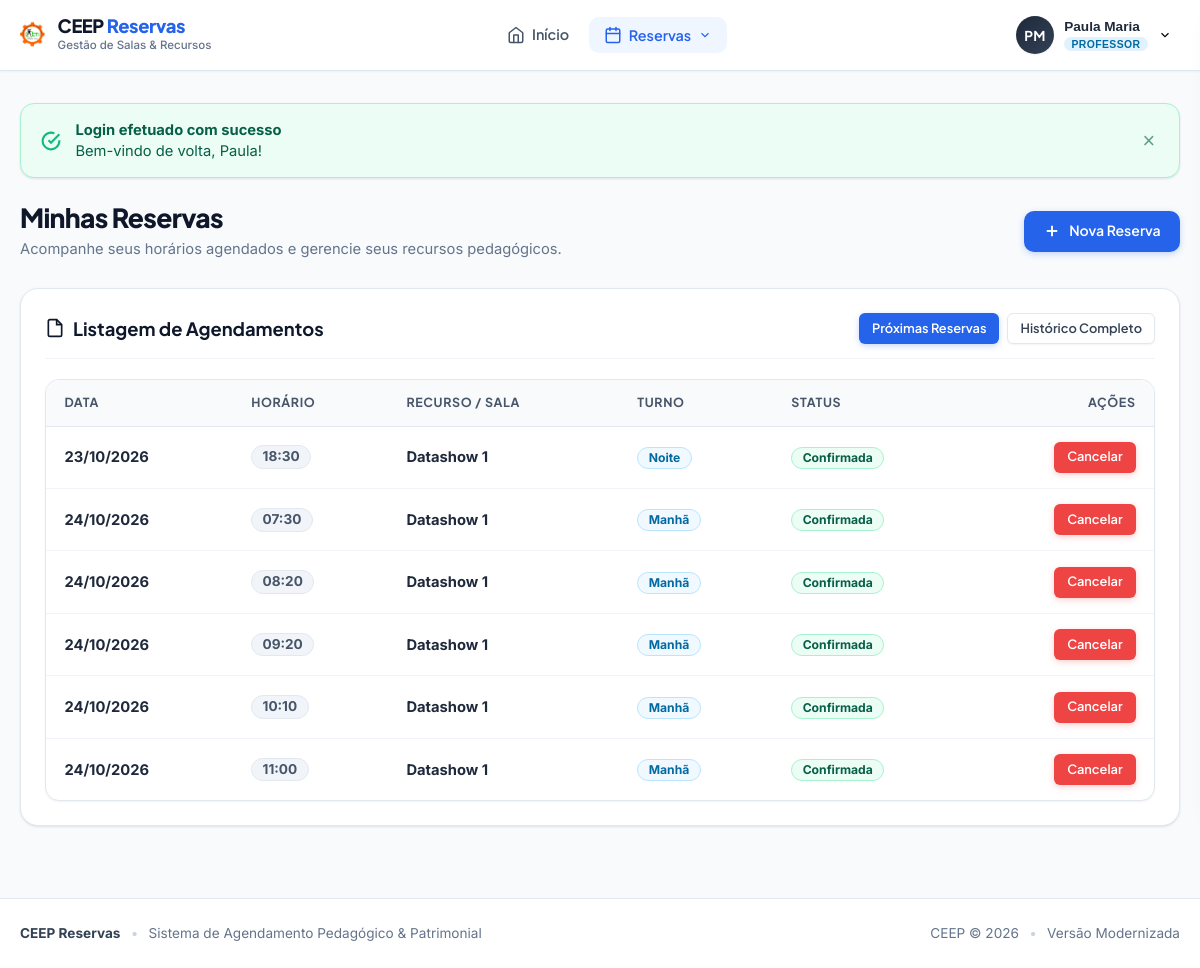
/listareserva.php (signed in), run on an earlier commit of the app's database.
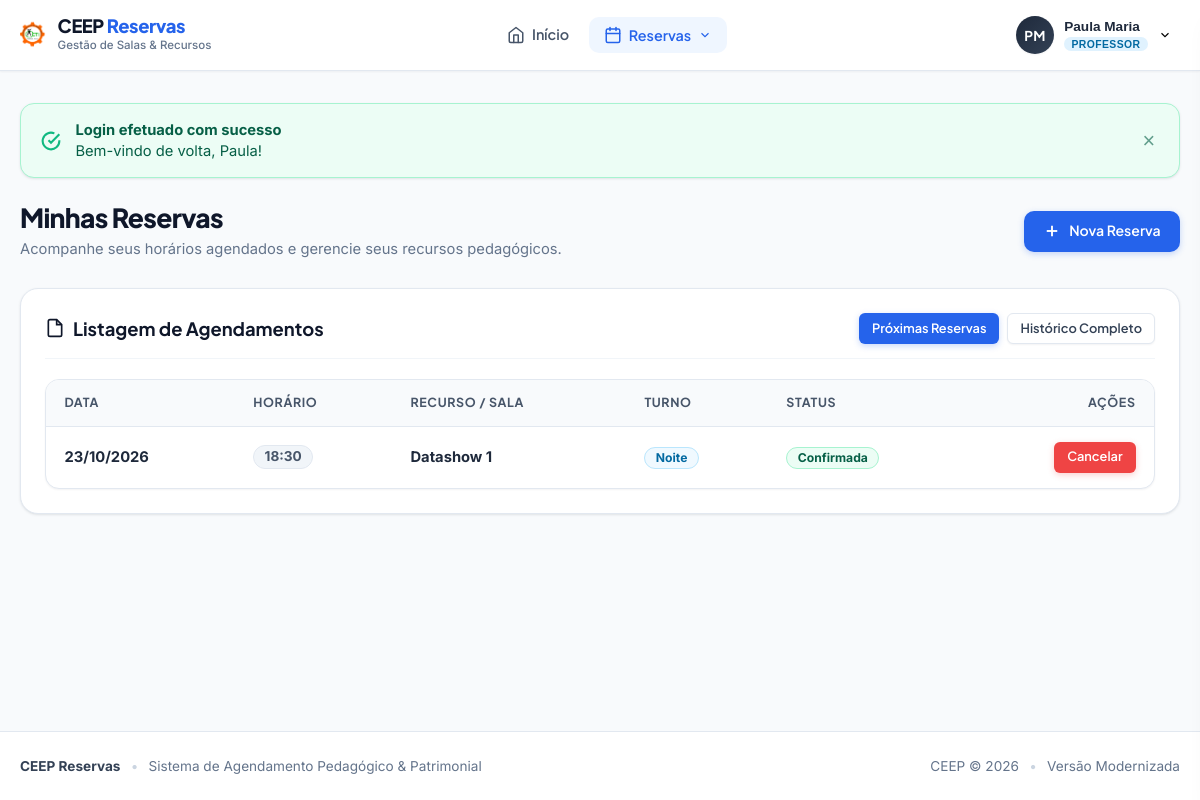
And on a later commit of the database.
### tables this page shows
CREATE TABLE reservas (
    ID INTEGER PRIMARY KEY AUTOINCREMENT,
    cod_recurso INTEGER DEFAULT 0,
    matricula INTEGER DEFAULT 0,
    datatempo TEXT DEFAULT NULL,
    turno TEXT DEFAULT 'm',
    ticket TEXT DEFAULT '0',
    disponivel INTEGER DEFAULT 0,
    pegou INTEGER DEFAULT 0
);

CREATE TABLE recursos (
    cod_recurso INTEGER PRIMARY KEY AUTOINCREMENT,
    nome_recurso TEXT NOT NULL,
    status TEXT DEFAULT 'Disponivel',
    categoria TEXT DEFAULT '1'
);

### listareserva.php (called while the page is built)
<?php require_once __DIR__ . '/reservas.php'; ?>

### reservas.php (the view, shortened to what the changed rows need)
<?php
require_once __DIR__ . '/core/bootstrap.php';
$user = auth_user();
$matricula = $user['matricula'];
$isAdmin = auth_is_admin();
$filtro = $_GET['filtro'] ?? 'futuras';
$agora = date('Y-m-d H:i:s');
try {
    if ($filtro === 'historico') {
        $minhas = DB::fetchAll(
            "SELECT r.*, rec.nome_recurso, rec.categoria
             FROM reservas r
             LEFT JOIN recursos rec ON r.cod_recurso = rec.cod_recurso
             WHERE r.matricula = ?
             ORDER BY r.datatempo DESC LIMIT 100",
            [$matricula]
        );
    } else {
        $minhas = DB::fetchAll(
            "SELECT r.*, rec.nome_recurso, rec.categoria
             FROM reservas r
             LEFT JOIN recursos rec ON r.cod_recurso = rec.cod_recurso
             WHERE r.matricula = ? AND r.datatempo >= ?
             ORDER BY r.datatempo ASC",
            [$matricula, $agora]
        );
    }
} catch (Throwable $t) {
    error_log('Erro em minhas reservas: ' . $t->getMessage());
    $minhas = [];
}
?>
<div class="page-header animate-slide-in">
    <div>
        <h1 class="page-title">Minhas Reservas</h1>
    </div>
</div>
<div class="card animate-slide-in">
    <div class="card-header">
        <h2 class="card-title">
            <svg width="20" height="20" viewBox="0 0 24 24" fill="none" stroke="currentColor" stroke-width="2"><path d="M14 2H6a2 2 0 0 0-2 2v16a2 2 0 0 0 2 2h12a2 2 0 0 0 2-2V8z"></path><polyline points="14 2 14 8 20 8"></polyline></svg>
            <span>Listagem de Agendamentos</span>
        </h2>
    </div>
    <?php if (empty($minhas)): ?>
        <div class="empty-state">
            <div class="empty-state-icon">
                <svg width="32" height="32" viewBox="0 0 24 24" fill="none" stroke="currentColor" stroke-width="2"><circle cx="12" cy="12" r="10"></circle><polyline points="12 6 12 12 14 14"></polyline></svg>
            </div>
            <h3 class="empty-state-title">Nenhuma reserva encontrada</h3>
            <p class="empty-state-desc">Você ainda não possui horários agendados para este período.</p>
            <a href="user1.php" class="btn btn-primary">Fazer um Agendamento</a>
        </div>
    <?php else: ?>
        <div class="table-responsive">
            <table class="ceep-table">
                <thead>
                    <tr>
                        <th>Data</th>
                        <th>Horário</th>
                        <th>Recurso / Sala</th>
                        <th>Turno</th>
                        <th>Status</th>
                        <th style="text-align: right;">Ações</th>
                    </tr>
                </thead>
                <tbody>
                    <?php
                    $turnoNomes = ['m' => 'Manhã', 't' => 'Tarde', 'n' => 'Noite'];
                    foreach ($minhas as $res):
                        $passada = strtotime($res['datatempo']) < time();
                    ?>
                    <tr>
                        <td>
                            <strong><?= date('d/m/Y', strtotime($res['datatempo'])) ?></strong>
                        </td>
                        <td>
                            <span class="badge badge-secondary" style="font-size: 0.85rem;">
                                <?= date('H:i', strtotime($res['datatempo'])) ?>
                            </span>
                        </td>
                        <td>
                            <strong><?= e($res['nome_recurso'] ?? 'Recurso #' . $res['cod_recurso']) ?></strong>
                        </td>
                        <td>
                            <span class="badge badge-info">
                                <?= e($turnoNomes[$res['turno'] ?? ''] ?? 'Padrão') ?>
                            </span>
                        </td>
                        <td>
                            <?php if ($passada): ?>
                                <span class="badge badge-secondary">Concluída</span>
                            <?php else: ?>
                                <span class="badge badge-success">Confirmada</span>
                            <?php endif; ?>
                        </td>
                        <td style="text-align: right;">
                            <?php if (!$passada || $isAdmin): ?>
                                <a
                                    href="cancela.php?id=<?= urlencode($res['ID']) ?>&csrf_token=<?= e(csrf_token()) ?>"
                                    class="btn btn-danger btn-sm"
                                    data-confirm="Tem certeza que deseja cancelar esta reserva para <?= date('d/m/Y \à\s H:i', strtotime($res['datatempo'])) ?>?"
                                >
                                    Cancelar
                                </a>
                            <?php else: ?>
                                <span style="font-size: 0.8rem; color: var(--slate-400);">Finalizada</span>
                            <?php endif; ?>
                        </td>
                    </tr>
                    <?php endforeach; ?>
                </tbody>
            </table>
        </div>
    <?php endif; ?>
</div>

What changed in the data, as far as the page shows it:
removed reservas: datatempo "24/10/2026", datatempo "07:30", cod_recurso.nome_recurso "Datashow 1", turno "Manhã", shows "Confirmada"
removed reservas: datatempo "24/10/2026", datatempo "08:20", cod_recurso.nome_recurso "Datashow 1", turno "Manhã", shows "Confirmada"
removed reservas: datatempo "24/10/2026", datatempo "09:20", cod_recurso.nome_recurso "Datashow 1", turno "Manhã", shows "Confirmada"
removed reservas: datatempo "24/10/2026", datatempo "10:10", cod_recurso.nome_recurso "Datashow 1", turno "Manhã", shows "Confirmada"
removed reservas: datatempo "24/10/2026", datatempo "11:00", cod_recurso.nome_recurso "Datashow 1", turno "Manhã", shows "Confirmada"
